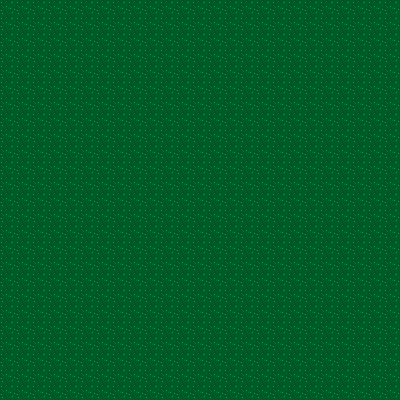

Tiled map render using the project's own tile images. Description and the map definition, with tile-layer contents summarised, below:
An orthogonal 25x25 tile map with 16x16 px tiles, 1 tile layer (Tile Layer 1).

<map version="1.0" orientation="orthogonal" renderorder="right-down" width="25" height="25" tilewidth="16" tileheight="16">
 <tileset firstgid="1" name="grassTiles" tilewidth="16" tileheight="16">
  <image source="../Images/tileMap/grassTiles_v1.png" width="80" height="160" />
 </tileset>
 <layer name="Tile Layer 1" width="25" height="25">
  <data>[625 cells, 625 non-empty, 1 distinct tile ids]</data>
 </layer>
</map>